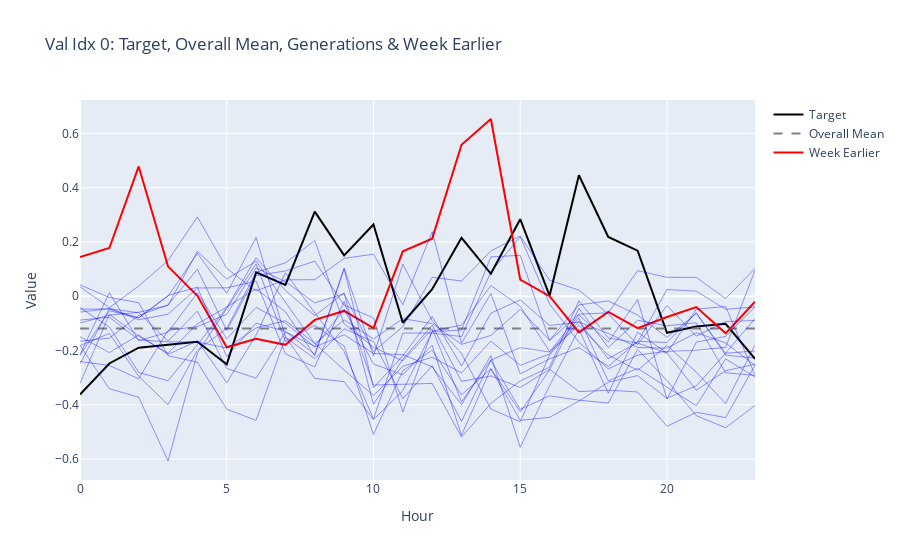

The cell this chart's notebook holds for it:
### Code cell
fig = plot_val_sample_generation_with_week_earlier(model, X, val_dataset, latent_dim, 0)
if fig: fig.show()
